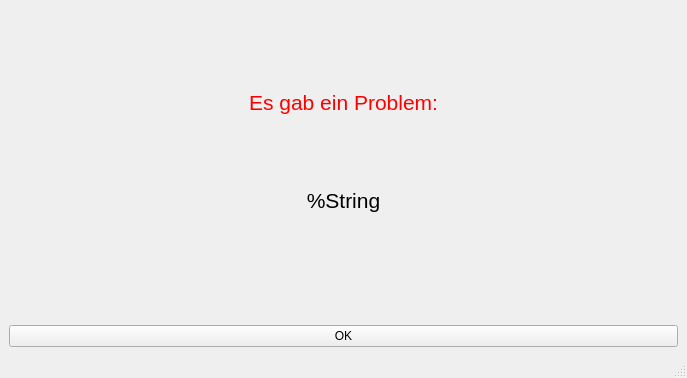
<?xml version="1.0" encoding="UTF-8"?>
<ui version="4.0">
 <class>MainWindow</class>
 <widget class="QMainWindow" name="MainWindow">
  <property name="geometry">
   <rect>
    <x>0</x>
    <y>0</y>
    <width>687</width>
    <height>378</height>
   </rect>
  </property>
  <property name="windowTitle">
   <string>Fehlermeldung</string>
  </property>
  <widget class="QWidget" name="centralwidget">
   <layout class="QGridLayout" name="gridLayout">
    <item row="0" column="0">
     <widget class="QLabel" name="label_info">
      <property name="sizePolicy">
       <sizepolicy hsizetype="Preferred" vsizetype="Preferred">
        <horstretch>0</horstretch>
        <verstretch>0</verstretch>
       </sizepolicy>
      </property>
      <property name="font">
       <font>
        <pointsize>16</pointsize>
       </font>
      </property>
      <property name="layoutDirection">
       <enum>Qt::LeftToRight</enum>
      </property>
      <property name="text">
       <string>&lt;html&gt;&lt;head/&gt;&lt;body&gt;&lt;p align=&quot;center&quot;&gt;&lt;span style=&quot; color:#ff0000;&quot;&gt;Es gab ein Problem:&lt;/span&gt;&lt;/p&gt;&lt;p align=&quot;center&quot;&gt;&lt;br/&gt;&lt;/p&gt;&lt;p align=&quot;center&quot;&gt;%String&lt;br/&gt;&lt;/p&gt;&lt;/body&gt;&lt;/html&gt;</string>
      </property>
     </widget>
    </item>
    <item row="1" column="0">
     <widget class="QPushButton" name="but_ok">
      <property name="text">
       <string>OK</string>
      </property>
     </widget>
    </item>
   </layout>
  </widget>
  <widget class="QMenuBar" name="menubar">
   <property name="geometry">
    <rect>
     <x>0</x>
     <y>0</y>
     <width>687</width>
     <height>18</height>
    </rect>
   </property>
  </widget>
  <widget class="QStatusBar" name="statusbar"/>
 </widget>
 <resources/>
 <connections/>
</ui>
